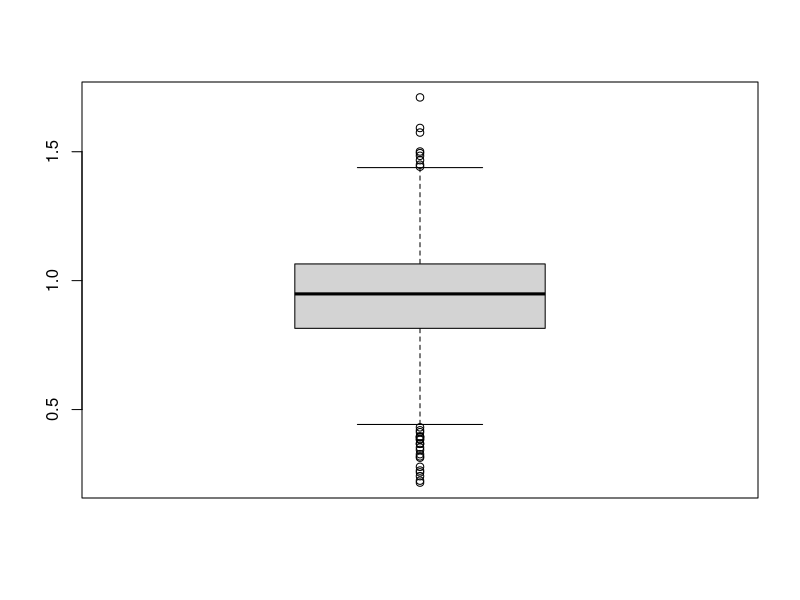
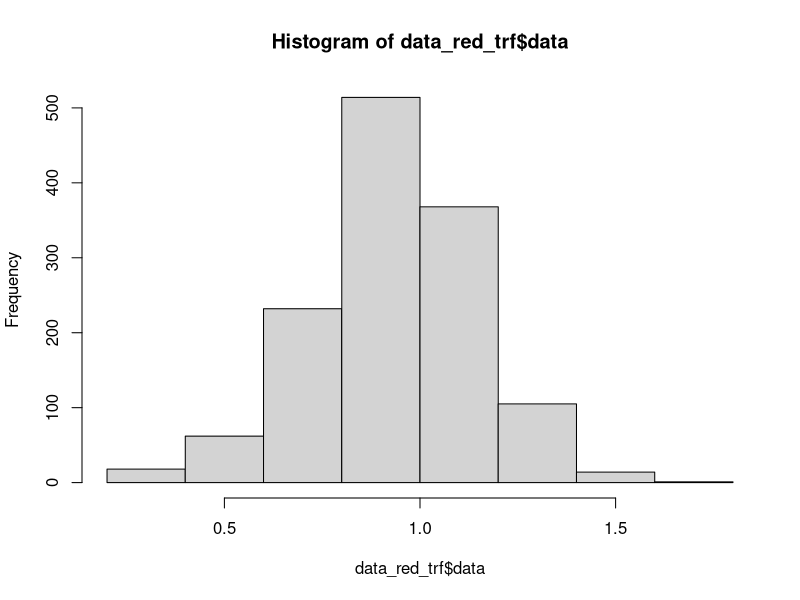
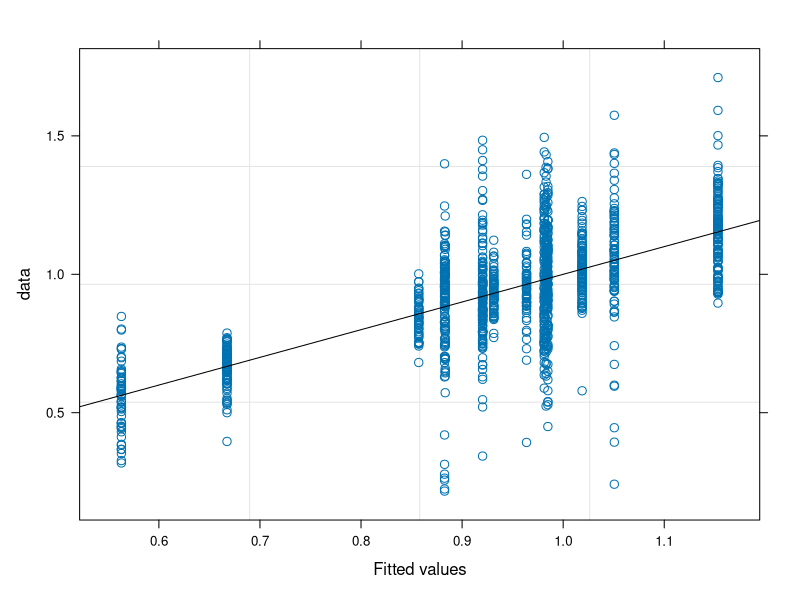
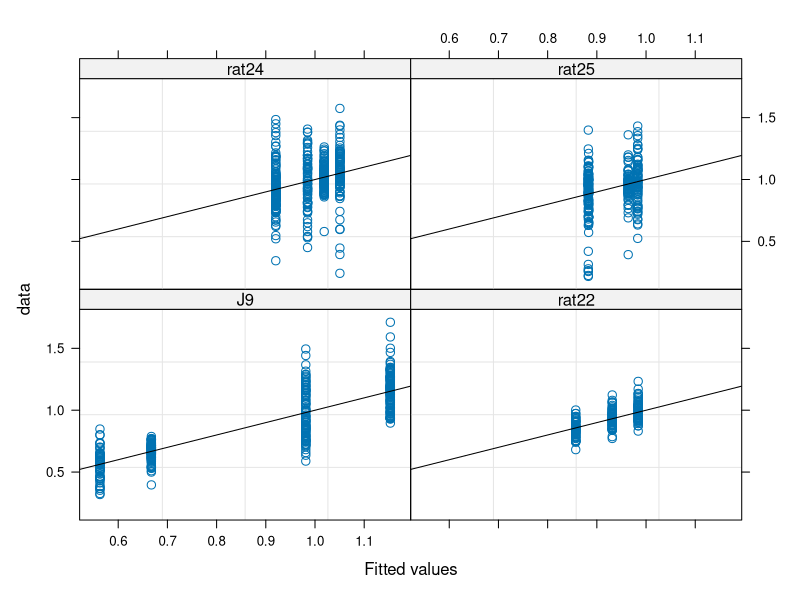
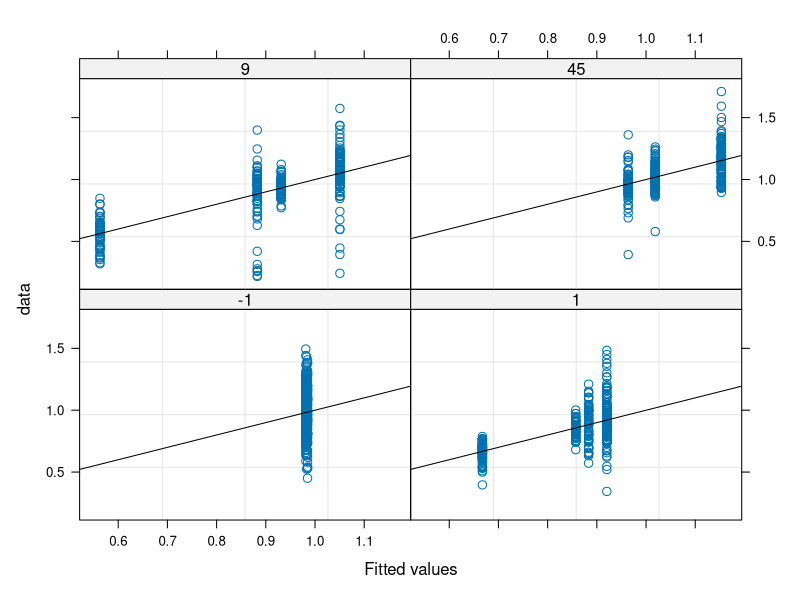
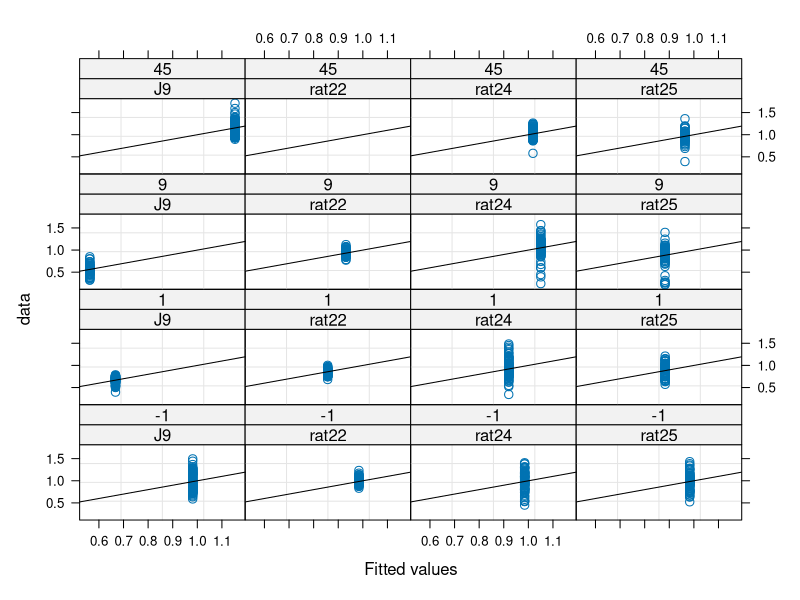
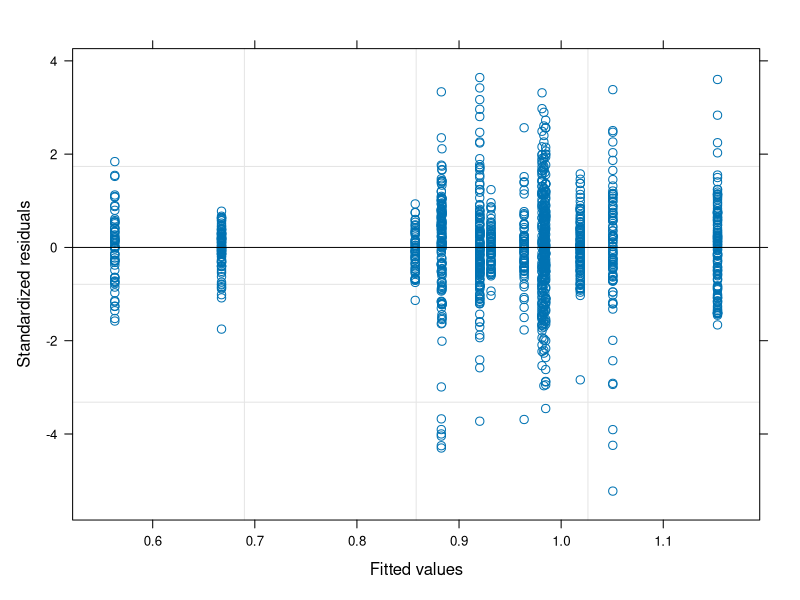
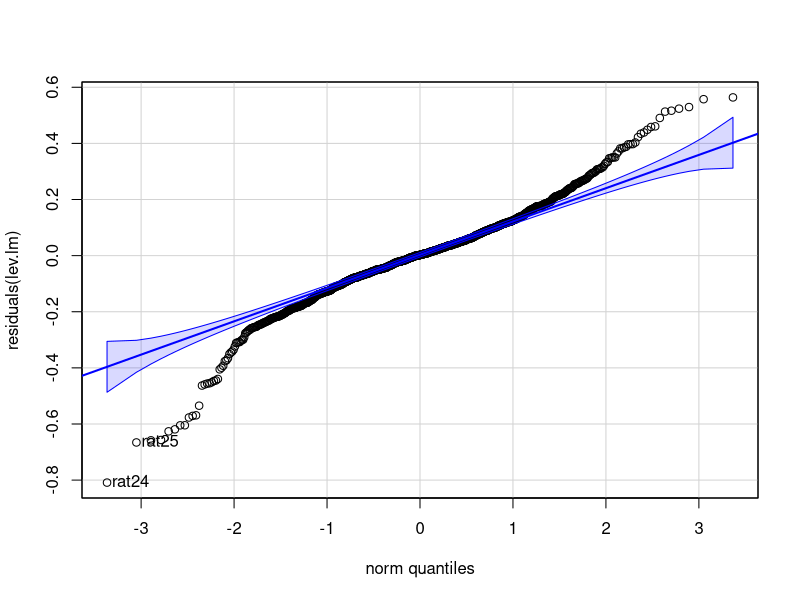

These charts were generated, in order, by the following R code:
require(nlme)
require(graphics)
require(car)
require(MASS)

library(multcomp)

setwd("./")

# empty environment
rm(list=ls())

# load data
data_all = read.csv("./bursts_BFp_SM_GRc.csv")

####################################################################################

# desired muscle
desMuscName <- "SM"
desMusc     <- as.factor(desMuscName);

# desired days
desDays     <- as.factor(c("-1","1","9","45"));

# desired subjects
desRatID <- as.factor(c("rat21","rat22","rat24","rat25","J5","J9"))

# extract data
data_red <- data_all[data_all$ratID %in% desRatID & data_all$muscle %in% desMusc & data_all$des_days %in% desDays,]

data_red$ratID    <- factor(data_red$ratID)
data_red$muscle   <- factor(data_red$muscle)
data_red$des_days <- as.factor(data_red$des_days)

# Data transformation
data_red_trf      <- data_red
data_red_trf$data <- (data_red_trf$data)^(1/2)

boxplot(data_red_trf$data)
hist(data_red_trf$data,breaks=10)

############################### Fit model ##########################################

lCtr <- lmeControl(maxIter = 5000, niterEM = 500, msMaxIter=1000, msMaxEval=1000, msVerbose = FALSE, opt = 'optim')

# Days (and intercept) as a random variable (to account for the variability cross subjects)
lev.lm_nonNest_r  <- lme(data ~ des_days, random = ~des_days|ratID, data=data_red_trf, na.action=na.omit, method = "ML", control=lCtr)

lev.lm <- lev.lm_nonNest_r
summary(lev.lm)

############################ assumptions ############################

#### Fitted values

plot(lev.lm, data~fitted(.), abline = c(0,1)) 
plot(lev.lm, data~fitted(.)|ratID, abline = c(0,1))
plot(lev.lm, data~fitted(.)|des_days, abline = c(0,1))
plot(lev.lm, data~fitted(.)|ratID*des_days, abline = c(0,1))


#### Residuals (should have constant variance and be normally distributed)

plot(lev.lm)                       # Residuals (should have constant variance)
qqp(residuals(lev.lm),"norm")      # Residuals (should be normally distributed)

boxplot(residuals(lev.lm))

myx <- seq(min(residuals(lev.lm)), max(residuals(lev.lm)), length.out= 100)
myhist <- hist(residuals(lev.lm),breaks=20)
multiplier <- myhist$counts / myhist$density

varMean <- lev.lm$sigma * mean(fitted(lev.lm)) ^ (2*lev.lm$modelStruct$varStruct)
normal <- dnorm(x = myx, mean = 0, sd = sqrt(varMean))

normal <- dnorm(x = myx, mean = 0, sd = lev.lm$sigma)

lines(myx, normal* multiplier[1], col = "blue", lwd = 2)

shapiro.test(residuals(lev.lm))


#### Random effects (should be normally distributed)

randBase <- ranef(lev.lm)

randEff <- randBase$`(Intercept)`
qqp( randEff )                         # Random effects (should be notmally distributed)
myx <- seq(min(randEff), max(randEff), length.out= 100)
myhist <- hist(randEff)
multiplier <- myhist$counts / myhist$density
normal <- dnorm(x = myx, mean = 0, sd = as.numeric(VarCorr(lev.lm)[1,2]) )
lines(myx, normal*multiplier[1], col = "blue", lwd = 2)

shapiro.test(randEff)

randEff <- randBase$des_days1
qqp( randEff )  

randEff <- randBase$des_days9
qqp( randEff )  

randEff <- randBase$des_days45
qqp( randEff )  

#############################################################################
################################ PREDICTIONS ################################
#############################################################################

# unique values of the factors
pred <- expand.grid(muscle=unique(data_red$muscle),des_days=unique(data_red$des_days))

# polulation level (level=0) predictions
y=predict(lev.lm, level=0, newdata=pred)
pred$pred_val = y

pred <- pred[order(pred$muscle, pred$des_days),]

############ Compute menas ############
# remove non-used columns and NaN
dat_lev.small <- data_red_trf[,c("ratID","muscle","des_days","data")]
dat_lev.small <- dat_lev.small[!is.na(dat_lev.small$data),]

# mean over gait cycle and rats
data_red.mean <- aggregate(dat_lev.small$data, by = list(dat_lev.small$muscle, dat_lev.small$des_days), FUN = 'mean')
colnames(data_red.mean) <- c("muscle","des_days","data_mean")

data_red.mean <- data_red.mean[order(data_red.mean$muscle, data_red.mean$des_days),]

pred$data_mean = data_red.mean$data_mean
pred$diff      = pred$pred_val - pred$data_mean
pred$diff_perc = pred$diff/pred$data_mean*100

# mean over gait cycles for each rat
data_red.meanSbj <- aggregate(dat_lev.small$data, by = list(dat_lev.small$ratID, dat_lev.small$muscle, dat_lev.small$des_days), FUN = 'mean')
colnames(data_red.meanSbj) <- c("ratID","muscle","des_days","data_mean")

# Mean of the means
data_red.meanSbjAll <- aggregate(data_red.meanSbj$data_mean, by = list(data_red.meanSbj$muscle, data_red.meanSbj$des_days), FUN = 'mean')
colnames(data_red.meanSbjAll) <- c("muscle","des_days","data_mean")

pred$data_mean2 = data_red.meanSbjAll$data_mean

pred$diff2      = pred$pred_val - pred$data_mean2
pred$diff_perc2 = pred$diff2/pred$data_mean2*100


###############################################################################
############################# PREDICTIONS SUBJECTS ############################
###############################################################################

# unique values of the factors
pred.sbj <- expand.grid(ratID=unique(data_red$ratID), muscle=unique(data_red$muscle), des_days=unique(data_red$des_days))

# polulation level (level=0) predictions
y=predict(lev.lm, level=1, newdata=pred.sbj)
pred.sbj$pred_val = y

pred.sbj <- pred.sbj[order(pred.sbj$ratID, pred.sbj$muscle, pred.sbj$des_days),]

############ Compute menas ############
# remove non-used columns and NaN
dat_lev.small <- data_red_trf[,c("ratID","muscle","des_days","data")]
dat_lev.small <- dat_lev.small[!is.na(dat_lev.small$data),]

# mean over gait cycles
data_red.mean <- aggregate(dat_lev.small$data, by = list(dat_lev.small$ratID, dat_lev.small$muscle, dat_lev.small$des_days), FUN = 'mean')
colnames(data_red.mean) <- c("ratID","muscle","des_days","data_mean")

data_red.mean <- data_red.mean[order(data_red.mean$ratID, data_red.mean$muscle, data_red.mean$des_days),]

pred.sbj$data_mean <- NA
for(i in 1:dim(pred.sbj)[1]){
  for(j in 1:dim(data_red.mean)[1]){
    if( all(pred.sbj[i,1:3]==data_red.mean[j,1:3]) ){
      pred.sbj[i,]$data_mean<-data_red.mean[j,]$data_mean
    }
  }
}
pred.sbj$data_mean <- as.numeric(pred.sbj$data_mean)

pred.sbj$diff      = pred.sbj$pred_val - pred.sbj$data_mean
pred.sbj$diff_perc = pred.sbj$diff/pred.sbj$data_mean*100

############################ Post-hoc (time as factor) ############################

ph_conditional <- c("des_days1  = 0",
                    "des_days9  = 0",
                    "des_days45 = 0");


lev.ph <- glht(lev.lm, linfct = ph_conditional);
summary(lev.ph, test=adjusted("bonferroni"))
